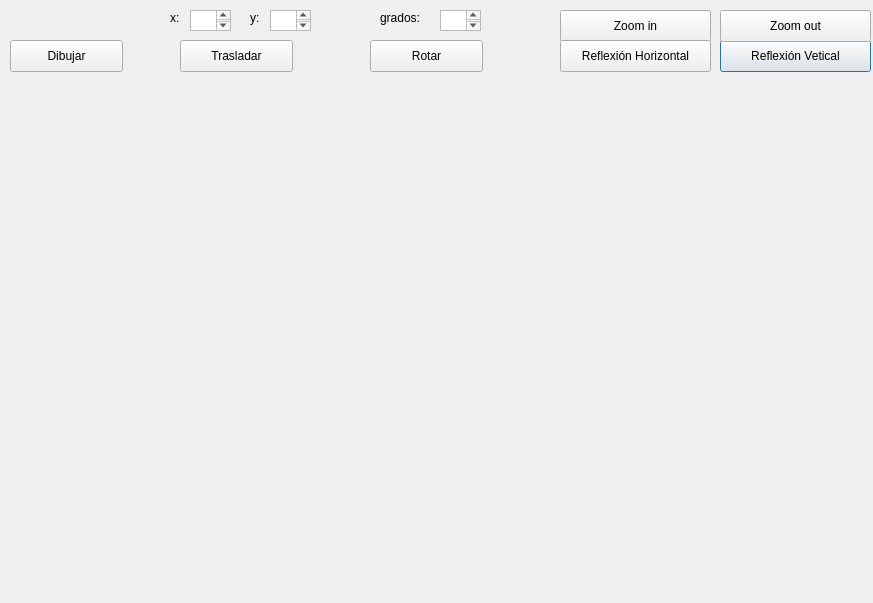
<?xml version="1.0" encoding="UTF-8"?>
<ui version="4.0">
 <class>Dialog</class>
 <widget class="QDialog" name="Dialog">
  <property name="geometry">
   <rect>
    <x>0</x>
    <y>0</y>
    <width>873</width>
    <height>603</height>
   </rect>
  </property>
  <property name="windowTitle">
   <string>Dialog</string>
  </property>
  <widget class="QTextEdit" name="boxYinicio">
   <property name="geometry">
    <rect>
     <x>270</x>
     <y>10</y>
     <width>41</width>
     <height>21</height>
    </rect>
   </property>
  </widget>
  <widget class="QPushButton" name="pushButton_7">
   <property name="geometry">
    <rect>
     <x>720</x>
     <y>40</y>
     <width>151</width>
     <height>32</height>
    </rect>
   </property>
   <property name="text">
    <string>Reflexión Vetical</string>
   </property>
  </widget>
  <widget class="QTextEdit" name="boxGrados">
   <property name="geometry">
    <rect>
     <x>440</x>
     <y>10</y>
     <width>41</width>
     <height>21</height>
    </rect>
   </property>
  </widget>
  <widget class="QTextEdit" name="boxXinicio">
   <property name="geometry">
    <rect>
     <x>190</x>
     <y>10</y>
     <width>41</width>
     <height>21</height>
    </rect>
   </property>
  </widget>
  <widget class="QLabel" name="label_5">
   <property name="geometry">
    <rect>
     <x>380</x>
     <y>10</y>
     <width>51</width>
     <height>16</height>
    </rect>
   </property>
   <property name="text">
    <string>grados:</string>
   </property>
  </widget>
  <widget class="QPushButton" name="pushButton_5">
   <property name="geometry">
    <rect>
     <x>560</x>
     <y>10</y>
     <width>151</width>
     <height>32</height>
    </rect>
   </property>
   <property name="text">
    <string>Zoom in</string>
   </property>
  </widget>
  <widget class="QLabel" name="label_3">
   <property name="geometry">
    <rect>
     <x>170</x>
     <y>10</y>
     <width>41</width>
     <height>16</height>
    </rect>
   </property>
   <property name="text">
    <string>x:</string>
   </property>
  </widget>
  <widget class="QLabel" name="label_4">
   <property name="geometry">
    <rect>
     <x>250</x>
     <y>10</y>
     <width>51</width>
     <height>16</height>
    </rect>
   </property>
   <property name="text">
    <string>y:</string>
   </property>
  </widget>
  <widget class="QPushButton" name="pushButton_4">
   <property name="geometry">
    <rect>
     <x>720</x>
     <y>10</y>
     <width>151</width>
     <height>32</height>
    </rect>
   </property>
   <property name="text">
    <string>Zoom out</string>
   </property>
  </widget>
  <widget class="QPushButton" name="pushButton">
   <property name="geometry">
    <rect>
     <x>10</x>
     <y>40</y>
     <width>113</width>
     <height>32</height>
    </rect>
   </property>
   <property name="text">
    <string>Dibujar</string>
   </property>
  </widget>
  <widget class="QPushButton" name="pushButton_2">
   <property name="geometry">
    <rect>
     <x>180</x>
     <y>40</y>
     <width>113</width>
     <height>32</height>
    </rect>
   </property>
   <property name="text">
    <string>Trasladar</string>
   </property>
  </widget>
  <widget class="QPushButton" name="pushButton_3">
   <property name="geometry">
    <rect>
     <x>370</x>
     <y>40</y>
     <width>113</width>
     <height>32</height>
    </rect>
   </property>
   <property name="text">
    <string>Rotar</string>
   </property>
  </widget>
  <widget class="QPushButton" name="pushButton_6">
   <property name="geometry">
    <rect>
     <x>560</x>
     <y>40</y>
     <width>151</width>
     <height>32</height>
    </rect>
   </property>
   <property name="text">
    <string>Reflexión Horizontal</string>
   </property>
  </widget>
 </widget>
 <resources/>
 <connections/>
</ui>
